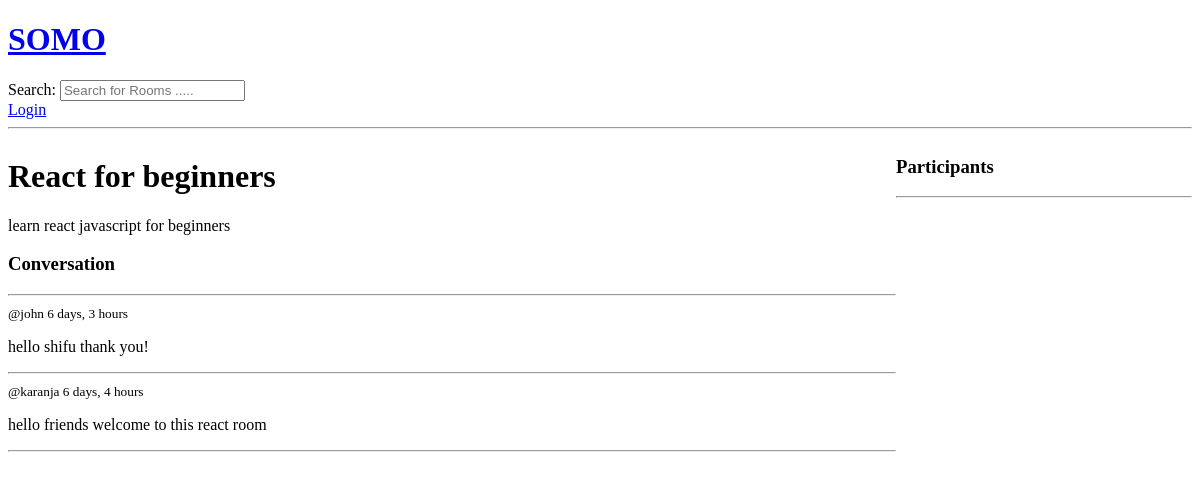
Page /room/7/ on the earlier database version.
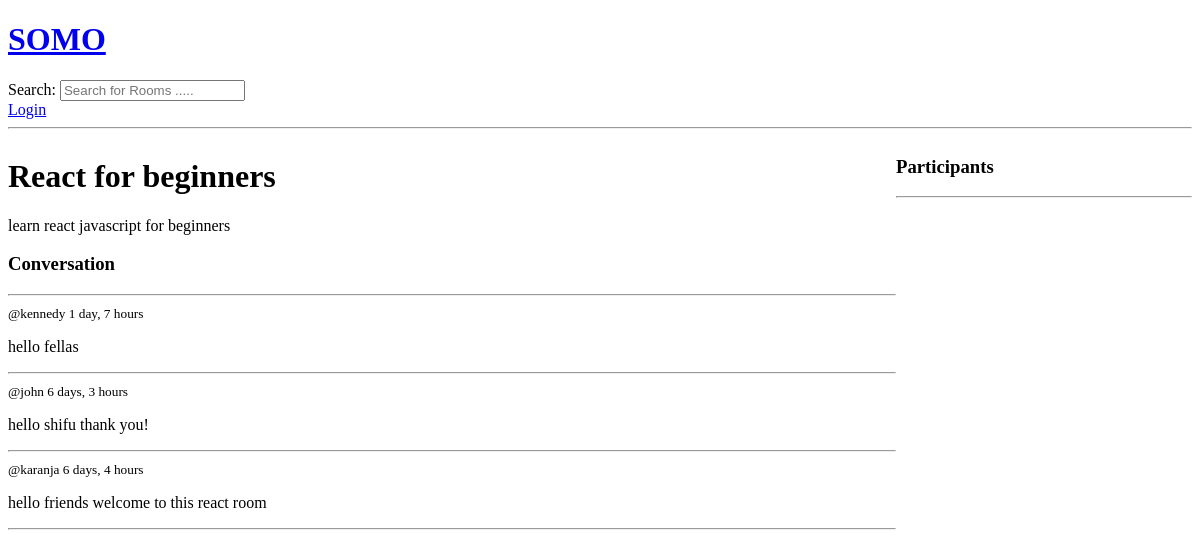
Same page on the later database version.
### base/models.py (models this page shows, shortened)
class Room(models.Model):
    host = models.ForeignKey(User, on_delete=models.SET_NULL, null=True)
    topic = models.ForeignKey(Topic, on_delete=models.SET_NULL, null=True)
    name = models.CharField(max_length=250)
    description = models.TextField(null=True, blank=True)
    participants = models.ManyToManyField(User, related_name='participants', blank=True)
    updated = models.DateTimeField(auto_now=True)
    created = models.DateTimeField(auto_now_add=True)
    class Meta:
        ordering = ['-updated', '-created']

class Message(models.Model):
    user = models.ForeignKey(User, on_delete=models.CASCADE)
    room = models.ForeignKey(Room, on_delete=models.CASCADE)
    body = models.TextField()
    updated = models.DateTimeField(auto_now=True)
    created = models.DateTimeField(auto_now_add=True)

### base/views.py (the view, shortened to what this page needs)
# urls.py: path('room/<str:pk>/', views.room, name='room'),
def room(request, pk):
    room = Room.objects.get(id=pk)
    room_messages = room.message_set.all().order_by('-created')
    participants = room.participants.all()
    context = {'room': room, 'room_messages': room_messages, 'participants': participants}
    return render(request, 'base/room.html', context)

### base/templates/base/room.html (shortened to what this page needs)
{% extends 'main.html' %}
{% block content %}
    <div class="room-container">
        <div>
                <h1>{{ room.name }}</h1>
            <p>{{ room.description }}</p>
            <div class="comment-wrapper">
                <h3>Conversation</h3>
                <hr>
                {% for message in room_messages %}
                    <div>
                        <small>@{{ message.user }} {{ message.created|timesince }}</small>
                        <p>{{ message.body }}</p>
                        <hr>
                    </div>
                {% endfor %}
            </div>
        </div>
        <div>
            <h3>Participants</h3>
            <hr>
        </div>
    </div>
{% endblock content %}

### templates/main.html (shortened to what this page needs)
<!DOCTYPE html>
<html lang="en">
  <head>
  </head>
  <body>
    {% include 'navbar.html' %}
    {% block content %}
    {% endblock %}
  </body>
</html>

### templates/navbar.html
<a href="/">
    <h1>SOMO</h1>
</a>
<form method="GET" action="{% url 'home'%}">
    <label>
        Search:
        <input type="text" name="q" placeholder="Search for Rooms ....."/>
    </label>
</form>
{% if request.user.is_authenticated %}
    <p>Hello {{ request.user }}</p>
    <a href="{% url 'logout' %}">Logout</a>
    {% else %}
    <a href="{% url 'login'%}">Login</a>
{% endif %}
<hr>

### base/templates/base/room.html (style rules this page uses)
.room-container { display: grid; grid-template-columns: 3fr 1fr; }

Differences in the rows shown:
added Message: user "kennedy", created "1 day, 7 hours", body "hello fellas"
